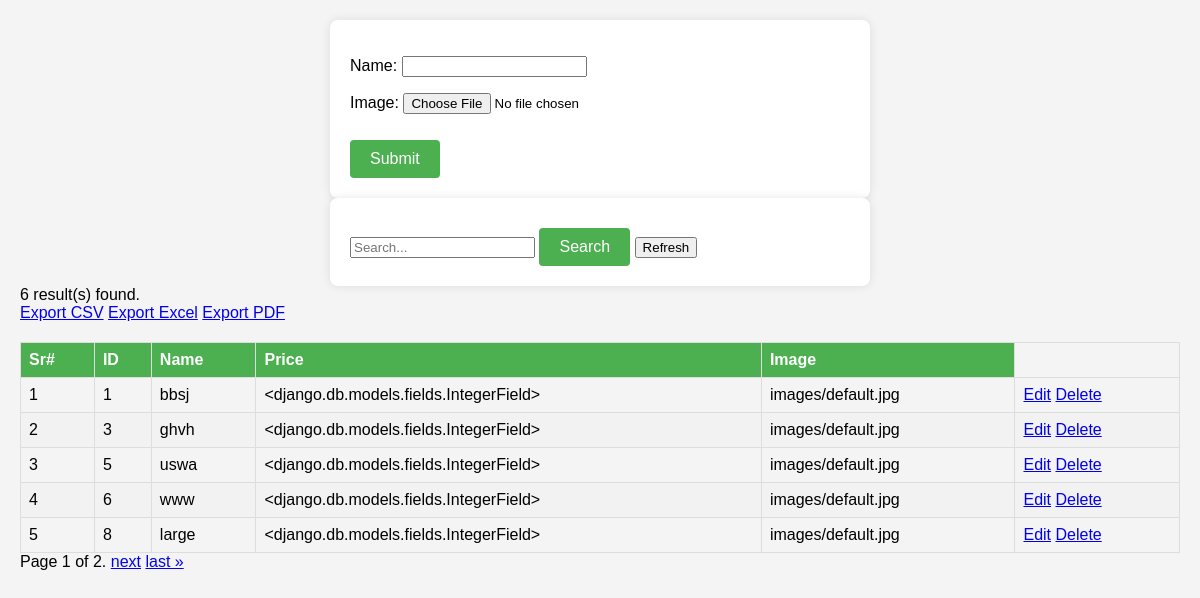
Screenshot of /products/ with the database file from the repository.
### webDB/models.py (models this page shows, shortened)
class Product(models.Model):
    id = models.AutoField(primary_key=True)
    name = models.CharField(max_length=100)
    price = models.IntegerField
    image = models.ImageField(upload_to='products/', default='images/default.jpg')

### webDB/views.py (the view)
# urls.py: path("products/", Products, name="products"),
def Products(request):
    success = False
    if request.method == 'POST':
        form= Pro_ducts(request.POST)
        data = None
        if form.is_valid():
            form.save()
            success = True
            form= Pro_ducts()
            data=Product.objects.all()
    else:
        form= Pro_ducts()
        data=Product.objects.all()
    paginator = Paginator(data, 5)  # Show 10 results per page
    page_number = request.GET.get('page')
    page_obj = paginator.get_page(page_number)
    result_count = paginator.count
    return render(request, 'products.html', {'page_obj': page_obj, 'form': form,'data': data, 'success': success, 'result_count': result_count})

### webDB/forms.py
class Pro_ducts(forms.ModelForm):
    class Meta:
        model = Product
        fields = '__all__'

### webDB/templates/products.html (shortened to what this page needs)
<!DOCTYPE html>
<html lang="en">
<head>
    <link rel="stylesheet" href="https://cdnjs.cloudflare.com/ajax/libs/toastr.js/latest/toastr.min.css">
</head>
<body>
    <form action="{% url 'products' %}" method="post">
        {{ form.as_p }}
        <input type="submit" value="Submit">
    </form>
    <form action="{% url 'search' %}" method="get">
        <input type="text" name="query" value="{{ query|default:'' }}" placeholder="Search...">
        <input type="submit" value="Search">
        <a href="{% url 'products' %}"> <input type="button" value="Refresh"> </a>
    </form>
    {% if result_count is not None %}
        <div class="result-count">{{ result_count }} result(s) found.</div>
    {% endif %}
    <div class="export-buttons">
        <a href="{% url 'export_csv2' %}" class="btn btn-export">Export CSV</a>
        <a href="{% url 'export_excel2' %}" class="btn btn-export">Export Excel</a>
        <a href="{% url 'export_pdf2' %}" class="btn btn-export">Export PDF</a>
    </div>
    <table>
        <thead>
            <tr>
                <th>Sr#</th>
                <th>ID</th>
                <th>Name</th>
                <th>Price</th>
                <th>Image</th>
            </tr>
        </thead>
        <tbody>
            {% for data in page_obj %}
            <tr>
                <td>{{ forloop.counter }}</td>
                <td>{{ data.id}}</td>
                <td>{{ data.name }}</td>
                <td>{{ data.price }}</td>
                <td>{{ data.image }}</td>
                <td class="action-buttons">
                    <a href="{% url 'update2' data.id %}" class="btn btn-edit">Edit</a>
                    <a href="{% url 'delete2' data.id %}" class="btn btn-delete">Delete</a>
                </td>
            </tr>
            {% endfor %}
        </tbody>
    </table>
    <div class="pagination">
        <span class="step-links">
            <span class="current">
                Page {{ page_obj.number }} of {{ page_obj.paginator.num_pages }}.
            </span>
            {% if page_obj.has_next %}
                <a href="?query={{ query }}&page={{ page_obj.next_page_number }}">next</a>
                <a href="?query={{ query }}&page={{ page_obj.paginator.num_pages }}">last &raquo;</a>
            {% endif %}
        </span>
    </div>
</body>
</html>

### webDB/templates/products.html (style rules this page uses)
body { font-family: Arial, sans-serif; background-color: #f4f4f4; margin: 0; padding: 20px; }
form { background: #fff; padding: 20px; margin: 0 auto; box-shadow: 0 0 10px rgba(0, 0, 0, 0.1); max-width: 500px; border-radius: 8px; }
input[type="submit"] { background-color: #4CAF50; color: white; border: none; padding: 10px 20px; text-align: center; text-decoration: none; display: inline-block; font-size: 16px; margin-top: 10px; border-radius: 4px; cursor: pointer; }
table { width: 100%; margin-top: 20px; border-collapse: collapse; }
table, th, td { border: 1px solid #ddd; }
th, td { padding: 8px; text-align: left; }
tr:nth-child(even) { background-color: #f2f2f2; }
th { background-color: #4CAF50; color: white; }

### rows the page displays
Product: id "1", name "bbsj", price "<django.db.models.fields.IntegerField>", image "images/default.jpg"
Product: id "3", name "ghvh", price "<django.db.models.fields.IntegerField>", image "images/default.jpg"
Product: id "5", name "uswa", price "<django.db.models.fields.IntegerField>", image "images/default.jpg"
Product: id "6", name "www", price "<django.db.models.fields.IntegerField>", image "images/default.jpg"
Product: id "8", name "large", price "<django.db.models.fields.IntegerField>", image "images/default.jpg"

### other values shown
{{ result_count }} "6"
{{ page_obj.number }} "1"
{{ page_obj.paginator.num_pages }} "2"
